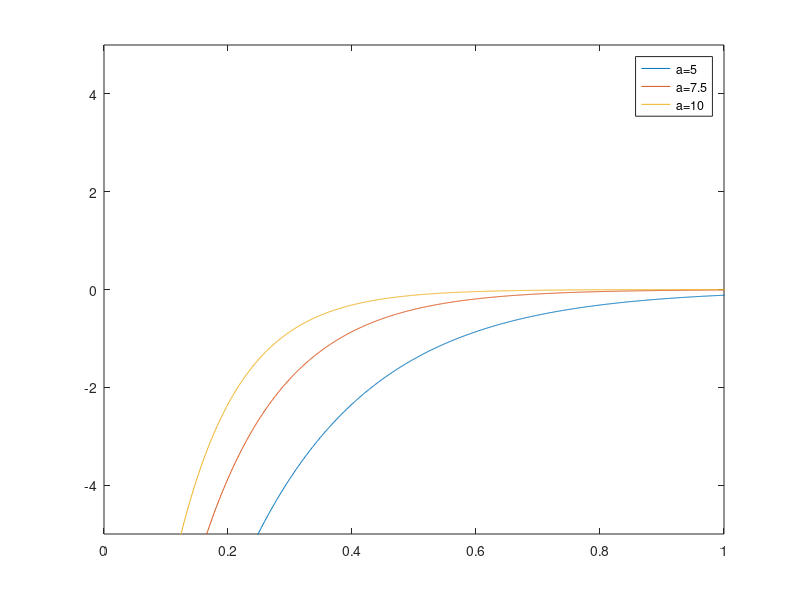

The MATLAB source for this figure:
a1 = 5;
t = -2:0.001:2;
x1 = 20*sin(2*pi*1000*t-pi/3).*exp(-a1*t)
plot(t,x1) 
axis([0 1 -5 5])
hold on
a2=7.5;
x2 = 20*sin(2*pi*1000.*t-pi/3).*exp(-a2.*t)
plot(t,x2)

hold on
a3=10;
x3 = 20*sin(2*pi*1000.*t-pi/3).*exp(-a3.*t)
plot(t,x3)
legend('a=5','a=7.5','a=10')

hold off